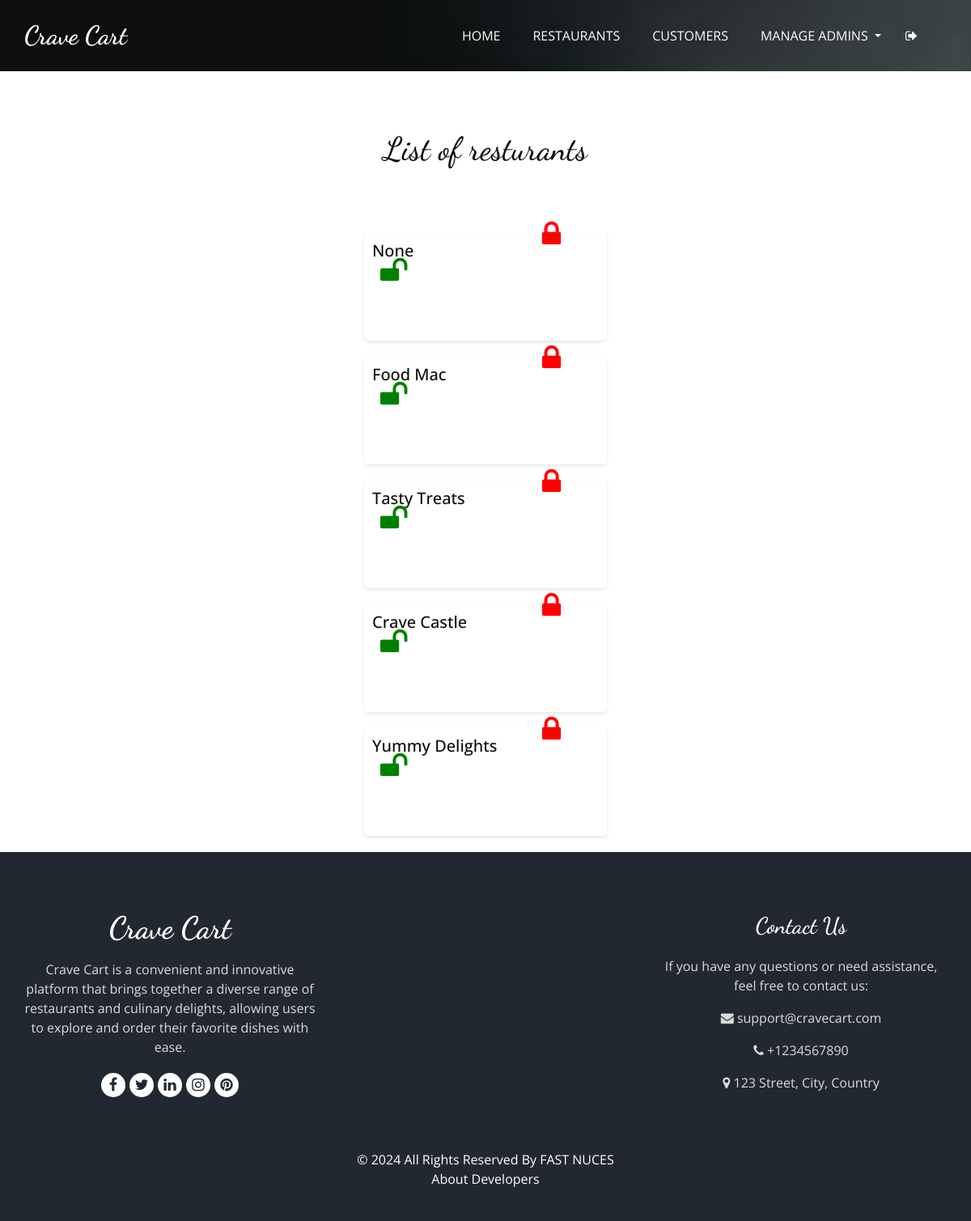
/All-Resturants (signed in), run on an earlier commit of the app's database.
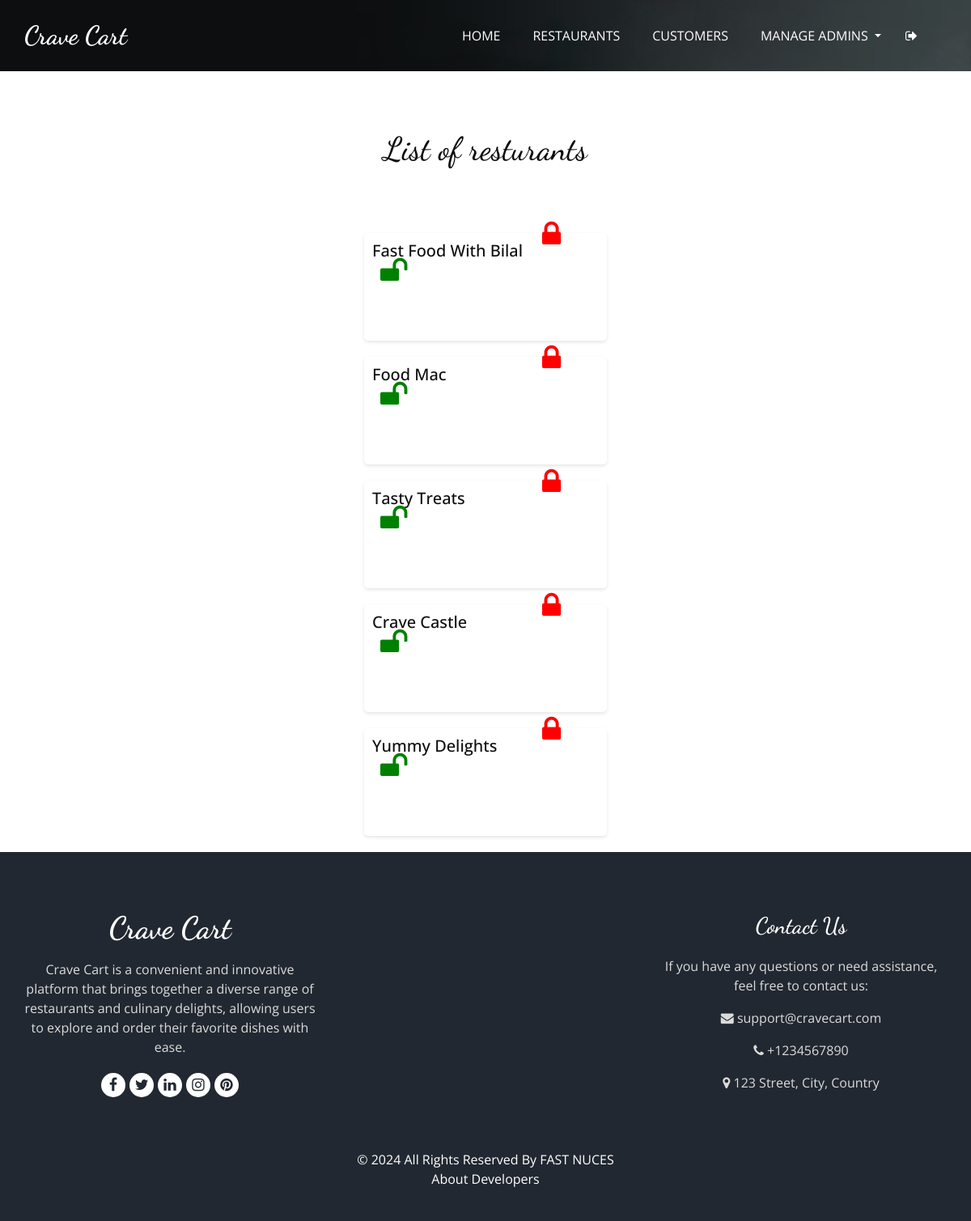
And on a later commit of the database.
### tables this page shows
CREATE TABLE Restaurants (
                        RestaurantID INTEGER PRIMARY KEY AUTOINCREMENT,
                        Email TEXT,
                        Name TEXT,
                        Password TEXT,
                        Description TEXT,
                        Address TEXT,
                        Phone TEXT,
                        Website TEXT,
                        OpeningHours TEXT,
                        RegistrationDate TEXT,
                        Blocked INTEGER DEFAULT 0,
                        BlockedByAdmin INTEGER DEFAULT NULL,
                        FOREIGN KEY (BlockedByAdmin) REFERENCES Admin(AdminID)
                    );

### AdminendPoints.py (the view)
@Admin.route('/All-Resturants')
def AllResturants():
    if 'admin' not in session:
        return redirect('adminlogin')
    return render_template('admin/allresturants.html',resturants=DataBase.get_all_restaurants())

### DataBase.py (called while the page is built)
def get_all_restaurants():
    try:
        cursor.execute('''SELECT * FROM Restaurants;''' )
        return cursor.fetchall()
    except Exception as e:
        print(str(e))
        return []

### templates/admin/allresturants.html (shortened to what the changed rows need)
<!DOCTYPE html>
<html>
<head>
  <link rel="stylesheet" type="text/css" href="{{url_for('static',filename='css/bootstrap.css')}}" />
  <link rel="stylesheet" type="text/css" href="https://cdnjs.cloudflare.com/ajax/libs/OwlCarousel2/2.3.4/assets/owl.carousel.min.css" />
  <link rel="stylesheet" href="https://cdnjs.cloudflare.com/ajax/libs/jquery-nice-select/1.1.0/css/nice-select.min.css" />
  <link href="{{url_for('static',filename='css/font-awesome.min.css')}}" rel="stylesheet" />
  <link href="{{url_for('static',filename='css/style.css')}}" rel="stylesheet" />
  <link href="{{url_for('static',filename='css/responsive.css')}}" rel="stylesheet" />
</head>
<body class="sub_page">
    <br><br><br>
    <h1>List of resturants</h1>
    <br><br><br>
    <ul>
        {% for resturant in resturants %}
            <li class="aa">
                <h5>{{ resturant[2] }}</h5>
                <a href="#" class="block-resturant" data-id="{{ resturant[0] }}">
                    <i class="fa fa-lock" style="font-size:36px;color:red"></i>
                </a>
                <a href="#" class="unblock-resturant" data-id="{{ resturant[0] }}">
                    <i class="fa fa-unlock" style="font-size:36px;color: green;"></i>
                </a>
            </li>
        {% endfor %}
    </ul>
</body>
</html>

What changed in the data, as far as the page shows it:
changed Restaurants: Name "None" → "Fast Food With Bilal"
